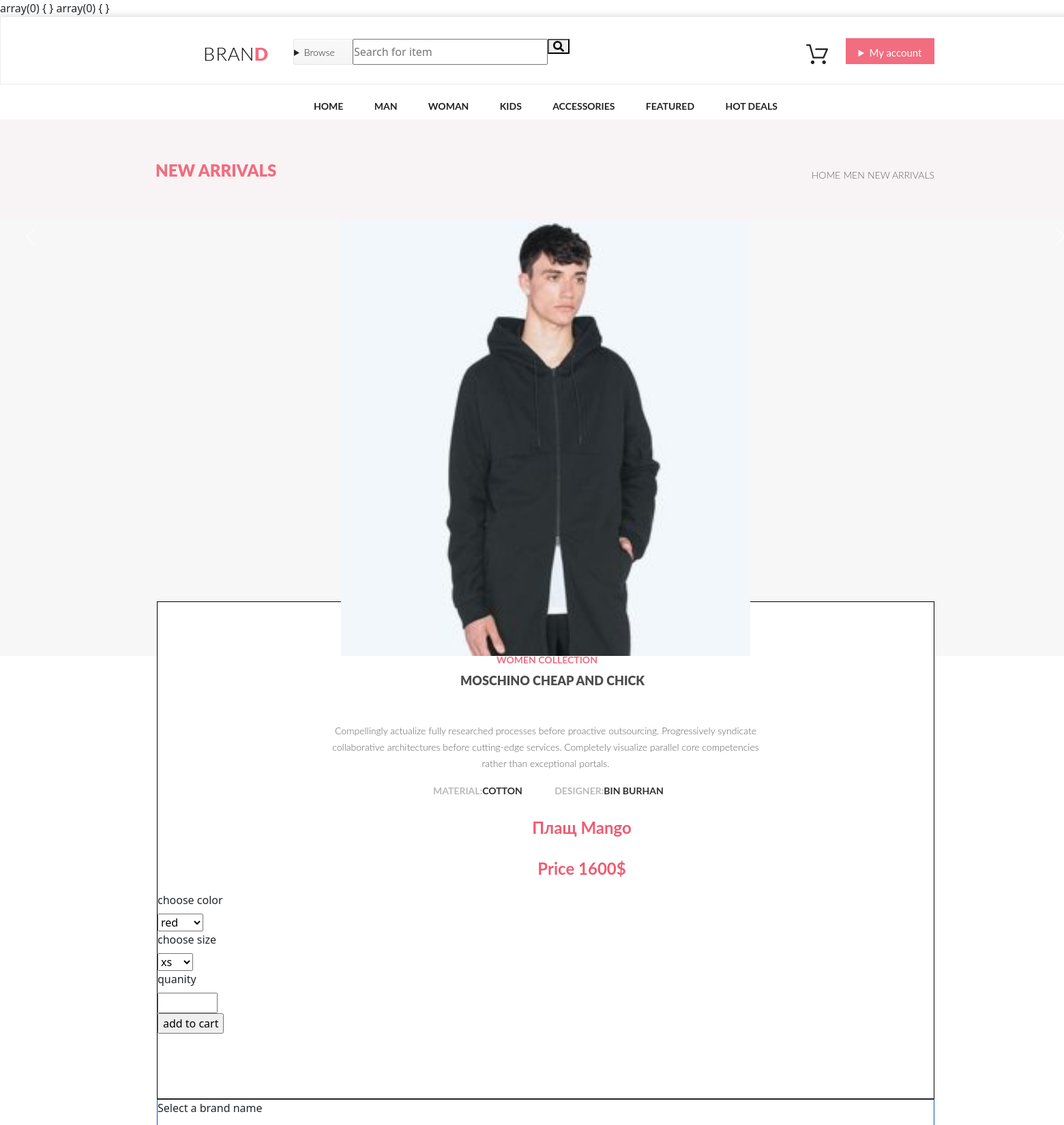
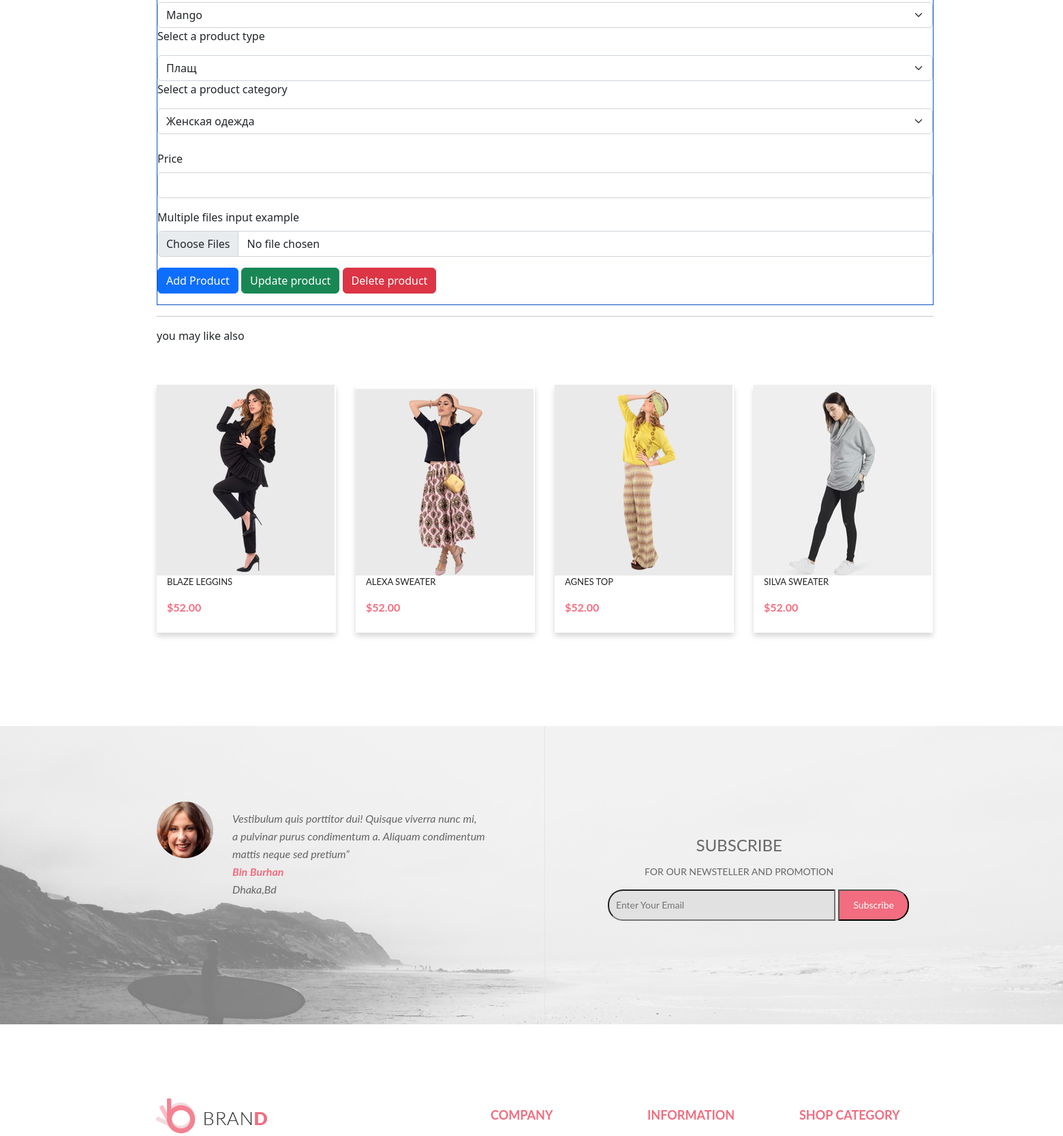
Page /product_unit.php?id=1 (upper part) on the committed database (2 pictures, top to bottom).
### tables this page shows
CREATE TABLE `product` (
  `id` int NOT NULL AUTO_INCREMENT,
  `brand_id` int NOT NULL,
  `product_type_id` int NOT NULL,
  `category_id` int NOT NULL,
  `price` decimal(10,2) NOT NULL,
  `img_path` varchar(45) NOT NULL,
  PRIMARY KEY (`id`),
  KEY `fk_brand_id_idx` (`brand_id`),
  KEY `fk_category_id_idx` (`category_id`),
  KEY `fk_good_type_id_idx` (`product_type_id`),
  KEY `price_index` (`price`),
  CONSTRAINT `fk_brand_id` FOREIGN KEY (`brand_id`) REFERENCES `brand` (`id`) ON DELETE CASCADE,
  CONSTRAINT `fk_category_id` FOREIGN KEY (`category_id`) REFERENCES `category` (`id`) ON DELETE CASCADE,
  CONSTRAINT `fk_good_type_id` FOREIGN KEY (`product_type_id`) REFERENCES `product_type` (`id`) ON DELETE CASCADE
);

CREATE TABLE `product_type` (
  `id` int NOT NULL AUTO_INCREMENT,
  `type` varchar(45) NOT NULL,
  PRIMARY KEY (`id`)
);

CREATE TABLE `brand` (
  `id` int NOT NULL AUTO_INCREMENT,
  `type` varchar(45) NOT NULL,
  PRIMARY KEY (`id`)
);

### engine/render.php (called while the page is built, shortened)
<?php
function render(string $template, array $data = [], bool $withLayout = true, string $layout = 'layout') {
    global $config;
    $templates = [
        'layout' => "{$config['app']['templatesPath']}/{$layout}.php",
        'page' => "{$config['app']['templatesPath']}/{$template}.php"
    ];
    $data['config'] = $config['app'];
    $pageView = getTemplateContent($templates['page'], $data);
    if ($withLayout) {
        $data['content'] = $pageView;
        return getTemplateContent($templates['layout'], $data);
    } else {
        return $pageView;
    }
}
function getTemplateContent(string $filepath, array $data) {
    extract($data);
    include $filepath;
    return ob_get_clean();
}

### engine/database.php (called while the page is built, shortened)
<?php
$connection = mysqli_connect(
    $config['db']['host'],
    $config['db']['user'],
    $config['db']['password'],
    $config['db']['database']
);
function getItem(string $sql) {
    global $connection;
    $result = mysqli_query($connection, $sql);
    $row = mysqli_fetch_assoc($result);
    return $row;
}
function getItemArray(string $sql) {
    global $connection;
    $result = mysqli_query($connection, $sql);
    $rows = [];
    while ($row = mysqli_fetch_assoc($result)) {
        $rows[] = $row;
    }
    return $rows;
}

### templates/site/product_single.php (the view, shortened to what this page needs)
<header>
    <nav>
        <div class="search_menu_wrap">
            <div class="brand_logo">
                <a href="index.php">
                </a>
            </div>
            <div class="brand_name">
                <a href="index.php">
                    <img src="images/BRAND.png">
                </a>
            </div>
            <div class="search_form_wrap">
                <div class="search_form_wrap__details_wrap">
                    <details  class="search_form_wrap__details_wrap__browse">
                        <summary class="search_form_wrap__details_wrap__browse__summary">browse</summary>
                    </details>
                </div>
                <form class="search_form" method="get" action="#">
                    <input class="search_form_field" type="search" placeholder="Search for item">
                    <button class="search_form_field__btn" type="submit" value="">
                        <i class="fas fa-search"></i>
                    </button>
                </form>
            </div>
            <div class="buy_box">
                <img src="images/Forma1.png">
            </div>
            <div class="buy_form_wrap">
                <details>
                    <summary>My account</summary>
                </details>
            </div>
        </div>
        <div class="top_menu_wrap">
            <div class="top_menu">
                <div class="top_menu__home">
                    <a href="index.php">home</a>
                </div>
                <div class="top_menu__man">
                    <a href="index.php">man</a>
                </div>
                <div class="top_menu__woman">
                    <a href="index.php">woman</a>
                </div>
                <div class="top_menu__kids">
                    <a href="index.php">kids</a>
                </div>
                <div class="top_menu__accessories">
                    <a href="index.php">accessories</a>
                </div>
                <div class="top_menu__featured">
                    <a href="index.php">featured</a>
                </div>
                <div class="top_menu__hot_deals">
                    <a href="index.php">hot deals</a>
                </div>
            </div>
        </div>
    </nav>
    <div class="new_arrivals">
        <p class="new_arrivals__descriptioin">new arrivals</p>
        <div class="new_arrivals__menu">
            <ul>
                <li><a class="new_arrivals__menu__home" href="#">home</a> </li>
                <li><a class="new_arrivals__menu__men" href="#">men</a> </li>
                <li><a class="new_arrivals__menu__new" href="#">new arrivals</a></li>
            </ul>
        </div>
    </div>
</header>
<main>
    <div class="main_content_wrap">
        <div class="carousel_wrap">
            <div id="carouselExampleControls" class="carousel slide" data-ride="carousel">
                <div class="carousel-inner">
                    <div class="carousel-item active">
                        <img class="d-block w-100" src="<?= $data['element_content']['img_path']?>" alt="Third slide">
                    </div>
                </div>
                <a class="carousel-control-prev" href="#carouselExampleControls" role="button" data-slide="prev">
                    <span class="carousel-control-prev-icon" aria-hidden="true"></span>
                </a>
                <a class="carousel-control-next" href="#carouselExampleControls" role="button" data-slide="next">
                    <span class="carousel-control-next-icon" aria-hidden="true"></span>
                </a>
            </div>
        </div>
        <div class="women_collection_buy_wrap">
            <a href="#" class="women_collection_buy_wrap_header">
                women collection
            </a>
            <span class="women_collection_buy_wrap_header__unit">moschino cheap and chick</span>
            <p class="women_collection_buy_wrap_header__description">Compellingly actualize fully researched
                processes before proactive outsourcing. Progressively syndicate<br> collaborative architectures
                before cutting-edge services. Completely visualize parallel core competencies<br>
                rather than exceptional portals.
            </p>
            <span class="women_collection_buy_wrap_header__description__material">
                    material:<span class="women_collection_buy_wrap_header__description__material__unit">cotton</span>
                </span>
            <span class="women_collection_buy_wrap_header__description__designer">
                    designer:<span class="women_collection_buy_wrap_header__description__designer__unit">bin burhan</span>
                </span>
            <p class="women_collection_buy_sum"> <?=  $data['element_content']['type'] . ' ' . $data['element_content']['brand'] ?></p>
            <p class="women_collection_buy_sum">Price <?= (int) $data['element_content']['price']?>$</p>
            <div class="women_collection_form_wrap">
                <form action="#" method="post">
                    <div class="women_collection_form__color">
                        <label for="color">choose color</label><br>
                        <select required id="color" name="color">
                            <option>red</option>
                        </select>
                    </div>
                    <div class="women_collection_form__size">
                        <label for="size">choose size</label><br>
                        <select required id="size" name="size">
                            <option>xs</option>
                        </select>
                    </div>
                    <div class="women_collection_form__quanity">
                        <label for="quanity">quanity</label><br>
                        <input id="quanity" name="quanity" type="number" max="50" min="1" required>
                    </div>
                    <input class="women_collection_form__btn" type="submit" value="add to cart">
                </form>
            </div>
        </div>
        <div class="form_control_wrap">
            <form enctype="multipart/form-data" action="product_unit.php"  method="post" class="control" >
                <p>Select a brand name</p>
                <select name="brand" class="form-select" aria-label="Default select example">
                    <?php foreach ($data['brand'] as $key => $value){ ?>
                    <option value="<?= $value['id']?>"><?= $value['type']?></option>
                    <?php } ?>
                </select>
                <p>Select a product type</p>
                <select name="product_type" class="form-select" aria-label="Default select example">
                    <?php foreach ($data['product_type'] as $key => $value){ ?>
                        <option value="<?= $value['id']?>"><?= $value['type']?></option>
                    <?php } ?>
                </select>
                <p>Select a product category</p>
                <select name="category" class="form-select" aria-label="Default select example">
                    <?php foreach ($data['category'] as $key => $value){ ?>
                        <option value="<?= $value['id']?>"><?= $value['Name']?></option>
                    <?php } ?>
                </select><br>
                <div class="mb-3">
                    <label for="exampleFormControlInput1" class="form-label">Price</label>
                    <input name="price" type="text" class="form-control" id="exampleFormControlInput1">
                </div>
                <div class="mb-3">
                    <label for="formFileMultiple" class="form-label">Multiple files input example</label>
                    <input name="product_img" class="form-control" type="file" id="formFileMultiple" multiple>
                </div>
                <button name="add"  type="submit" class="btn btn-primary">Add Product</button>
                <button name="update"  value="<?= $data['element_content']['id'] ?>" type="submit" class="btn btn-success">Update product</button>
                <button name="remove" value="<?= $data['element_content']['id'] ?>" type="submit" class="btn btn-danger">Delete product</button>
            </form>
        </div>
        <hr>
        <p class="also_like">you may like also</p>
        <div class="product_wrap">
            <div class="product_container">
                <img src="images/Layer44.jpg">
                <p class="mango_tshirt">blaze leggins</p>
                <p class="price">$52.00</p>
            </div>
            <div class="product_container">
                <img src="images/Layer45.jpg">
                <p class="mango_tshirt">alexa sweater</p>
                <p class="price">$52.00</p>
            </div>
            <div class="product_container">
                <img src="images/Layer46.jpg">
                <p class="mango_tshirt">agnes top</p>
                <p class="price">$52.00</p>
            </div>
            <div class="product_container">
                <img src="images/Layer47.jpg">
                <p class="mango_tshirt">silva sweater</p>
                <p class="price">$52.00</p>
            </div>
        </div>
    </div>
</main>
<footer>
    <div class="footer_wrap">
        <div class="footer_subscribe">
            <img src="images/Subscribe.jpg">
            <div class="footer_subscribe__logo">
                <img src="images/Layer40.png">
            </div>
            <div class="footer_subscribe__quote">
                        <span>Vestibulum quis porttitor dui! Quisque viverra nunc mi,<br>
                        a pulvinar purus condimentum a. Aliquam condimentum <br>
                        mattis neque sed pretium”</span>
                <p>bin burhan</p>
                <span>Dhaka,Bd </span>
            </div>
            <div class="footer_subscribe__header">
                <p>subscribe</p>
                <span>for our newsteller and promotion</span>
            </div>
            <div class="footer_subscribe__form">
                <form method="post" action="index.php">
                    <input class="footer_subscribe__form__field" type="email" placeholder="enter your email">
                    <input class="footer_subscribe__form__btm" value="Subscribe" type="submit">
                </form>
            </div>
        </div>
        <div class="footer_menu_wrap">
            <div class="brand_logo">
                <a href="index.php">
                    <img src="images/Logo_copy.png">
                </a>
            </div>
            <div class="company">
                <p>company</p>
            </div>
            <div class="information">
                <p>information</p>
            </div>
            <div class="shop_category">
                <p>shop category</p>
            </div>
        </div>
    </div>
</footer>

### rows in the picture
product: img_path (picture), product_type.type "Плащ", brand.type "Mango", price "1600"

### other values in the picture
form field brand "Mango"
form field product_type "Плащ"
form field category "Женская одежда"
